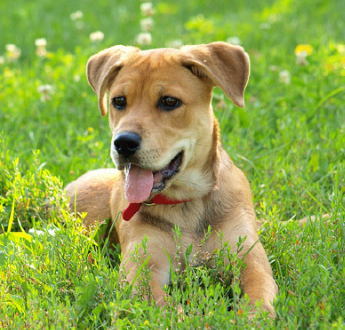
#> input picture dog.jpg, 345 x 330 px, found by its file name
$ python dog_DropBlock.py
#> lines starting #> are read from the running program, lines starting #| are printed output that depends on the picture; after the words box and inside, x2 and y2 are one past the last pixel; in counts of white or black regions, pixels touching at a corner belong together
#  coding:utf-8
import numpy as np
import random
import matplotlib.pyplot as plt
import sys
import cv2

rows, cols = 224, 224
root = '/media/dhao/系统/05-weiwei/FR/dog.jpg'
img = cv2.imread(root)
#> img is the input picture: shape (330, 345, 3); mean B, G, R 74.5, 164.2, 142.7
img = cv2.resize(img, (rows,cols))
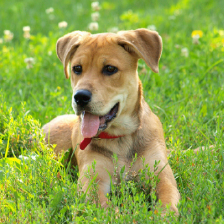
#> img: shape (224, 224, 3); mean B, G, R 74.3, 164, 142.5
raw = img
block_size = 10
keep_prob = random.uniform(0.75, 0.95)
feat_size = rows
mask = np.ones((feat_size,feat_size), dtype=np.float32)

gamma = (1-keep_prob)/(block_size**2)*(feat_size**2)/(feat_size-block_size+1)**2

for i in range(block_size//2,rows-block_size//2):
    for j in range(block_size//2, cols-block_size//2):
        if random.random()<gamma:
            mask[i][j] = 0
        else:
            mask[i][j] = 1

center = np.where(mask == 0)
act= zip(center[0], center[1])

for item in act:
    mask[item[0]-block_size//2:item[0]+block_size//2, item[1]-block_size//2:item[1]+block_size//2] = 0

cv2.namedWindow('mask', cv2.WINDOW_NORMAL)
cv2.imshow('mask', mask)
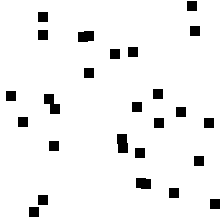
#> window 'mask': shape (224, 224) float32; values 0 (black) and 1 (white), 94.4% white; 25 black regions, largest, box (x1, y1, x2, y2) and area: (44, 94, 60, 114) 200, (117, 134, 128, 153) 191, (78, 31, 94, 42) 164
cv2.waitKey(0)
mask = cv2.cvtColor(mask,cv2.COLOR_GRAY2BGR)
result = mask*raw
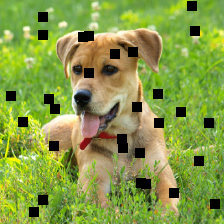
#> result: shape (224, 224, 3) float32; mean B, G, R 70.1, 155, 134.4
cv2.namedWindow('result', cv2.WINDOW_NORMAL)
cv2.imwrite('dog_dropblock.jpg',result)
cv2.imshow('result', result/255.)
cv2.waitKey(0)
cv2.destroyAllWindows()
